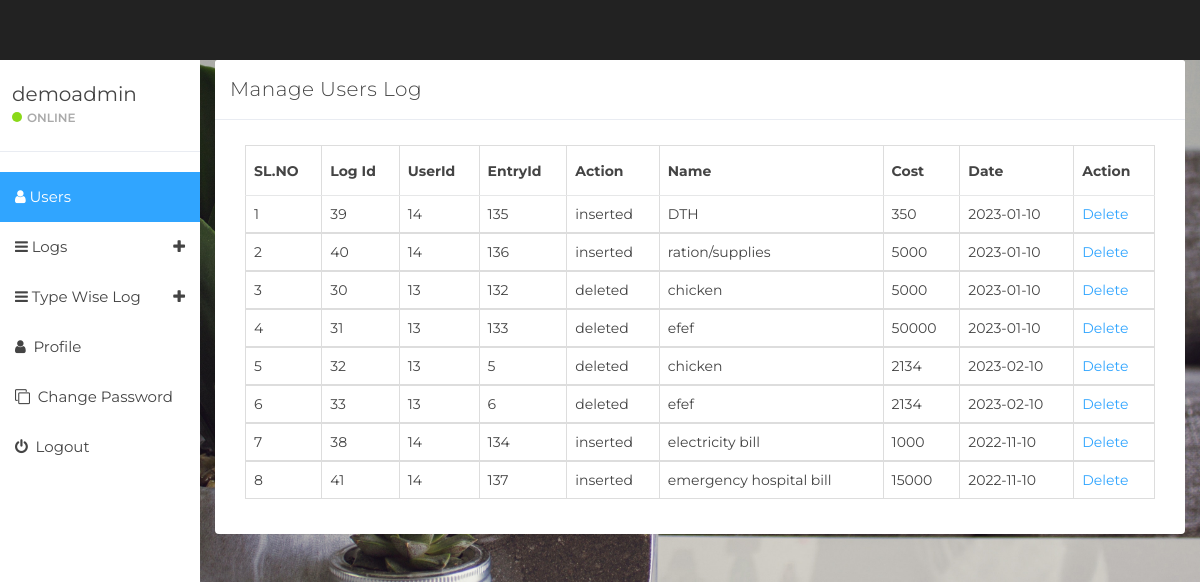
/expenselog.php (signed in), run on the app's committed database.
### tables this page shows
CREATE TABLE IF NOT EXISTS `log` (
  `lid` int(11) NOT NULL AUTO_INCREMENT,
  `UserId` int(10) NOT NULL,
  `ID` int(10) NOT NULL,
  `type` varchar(30) NOT NULL,
  `name` varchar(30) NOT NULL,
  `cost` int(10) NOT NULL,
  `action` varchar(10) NOT NULL,
  `time` date NOT NULL,
  PRIMARY KEY (`lid`)
);

### expenselog.php (the view, shortened to what this page needs)
  <?php
if (strlen($_SESSION['detsaid']==0)) {
  header('location:logout.php');
  } else{
?>
<!DOCTYPE html>
<html>
<head>
	<link href="css/bootstrap.min.css" rel="stylesheet">
	<link href="css/font-awesome.min.css" rel="stylesheet">
	<link href="css/datepicker3.css" rel="stylesheet">
	<link href="css/styles.css" rel="stylesheet">
</head>
<body>
	<?php include_once('includesadmin/header.php');?>
	<?php include_once('includesadmin/sidebar.php');?>
	<div class="col-sm-9 col-sm-offset-3 col-lg-10 col-lg-offset-2 main">
		<div class="row">
			<div class="col-lg-12">
				<div class="panel panel-default">
					<div class="panel-heading">Manage Users Log</div>
					<div class="panel-body">
						<div class="col-md-12">
							<div class="table-responsive">
            <table class="table table-bordered mg-b-0">
              <thead>
                <tr>
				 <th>SL.NO</th>
                  <th>Log Id</th>
				  <th>UserId</th>
                  <th>EntryId</th>
				  <th>Action</th>
                  <th>Name</th>
                  <th>Cost</th>
				   <th>Date</th>
                  <th>Action</th>
                </tr>
              </thead>
              <?php
$ret=mysqli_query($con,"select * from log where type='expense';");
$cnt=1;
while ($row=mysqli_fetch_array($ret)) {
?>
              <tbody>
                <tr>
                  <td><?php echo $cnt;?></td>
                  <td><?php  echo $row['lid'];?></td>
                  <td><?php  echo $row['UserId'];?></td>
                  <td><?php  echo $row['ID'];?></td>
                  <td><?php  echo $row['action'];?></td>
				  <td><?php  echo $row['name'];?></td>
				  <td><?php  echo $row['cost'];?></td>
				  <td><?php  echo $row['time'];?></td>
                  <td><a href="expenselog.php?delid=<?php echo $row['ID'];?>">Delete</a>
                </tr>
                <?php
$cnt=$cnt+1;
}?>
              </tbody>
            </table>
          </div>
						</div>
					</div>
				</div>
			</div>
		</div>
	</div>
</body>
</html>
<?php }  ?>

### includesadmin/header.php (shortened to what this page needs)
<nav class="navbar navbar-custom navbar-fixed-top" role="navigation">
        <div class="container-fluid">
            <div class="navbar-header">
                <a class="navbar-brand" href="dashboard.php" style="font-family: 'Segoe Script'"><span></span></a>
            </div>
        </div>
    </nav>

### includesadmin/sidebar.php (shortened to what this page needs)
<?php
include('includes/dbconnection.php');
?>
<div id="sidebar-collapse" class="col-sm-3 col-lg-2 sidebar">
        <div class="profile-sidebar">
            <div class="profile-usertitle">
                <?php
$aid=$_SESSION['detsaid'];
$ret=mysqli_query($con,"select FullName from tbladmin where ID='$aid'");
$row=mysqli_fetch_array($ret);
$name=$row['FullName'];
?>
                <div class="profile-usertitle-name"><?php echo $name; ?></div>
                <div class="profile-usertitle-status"><span class="indicator label-success"></span>Online</div>
            </div>
        </div>
        <ul class="nav menu">
            <li class="active"><a href="adminmanager.php"><em class="fa fa-user">&nbsp;</em>Users</a></li>
			<li class="parent "><a data-toggle="collapse" href="#sub-item-5">
                <em class="fa fa-navicon">&nbsp;</em>Logs <span data-toggle="collapse" href="#sub-item-1" class="icon pull-right"><em class="fa fa-plus"></em></span>
                </a>
            </li>
  <li class="parent "><a data-toggle="collapse" href="#sub-item-6">
                <em class="fa fa-navicon">&nbsp;</em>Type Wise Log <span data-toggle="collapse" href="#sub-item-1" class="icon pull-right"><em class="fa fa-plus"></em></span>
                </a>
            </li>
            <li><a href="admin-profile.php"><em class="fa fa-user">&nbsp;</em> Profile</a></li>
             <li><a href="admin-password.php"><em class="fa fa-clone">&nbsp;</em> Change Password</a></li>
<li><a href="adminlogout.php"><em class="fa fa-power-off">&nbsp;</em> Logout</a></li>
        </ul>
    </div>

### css/styles.css (style rules this page uses)
body { background: #f1f4f7; padding-top: 60px; font-size: 14px; color: #444444; font-family: "Montserrat", "Helvetica Neue", Helvetica, Arial, sans-serif; }
a, a:hover, a:focus { color: #30a5ff; }
.navbar-custom { background: #222; height: 60px; }
.navbar-header .navbar-brand { color: #fff; font-size: 20px; text-transform: uppercase; font-weight: 500; height: 60px; padding-top: 18px; }
.label-success { background-color: #8ad919; }
.panel { border: 0; }
.panel-heading { font-size: 20px; font-weight: 300; letter-spacing: 0.025em; height: 60px; line-height: 38px; }
.panel-default .panel-heading { background: #fff; border-bottom: 1px solid #e9ecf2; color: #444444; }
.navbar { border: 0; }
.sidebar { display: block; padding: 0; display: none; box-shadow: none; background: #fff; }
.sidebar ul { margin: 20px 0px; }
@media (min-width: 768px) { .sidebar { display: block; position: fixed; top: 60px; bottom: 0; left: 0; z-index: 1000; display: block; margin: 0; padding: 0; overflow-x: hidden; overflow-y: auto; } }
@media (min-width: 768px) { .navbar-header { width: 100%; } }
.sidebar ul.nav .active a, .sidebar ul.nav li.parent a.active, .sidebar ul.nav .active > a:hover, .sidebar ul.nav li.parent a.active:hover, .sidebar ul.nav .active > a:focus, .sidebar ul.nav li.parent a.active:focus { color: #fff; background-color: #30a5ff; }
.sidebar ul.nav li a { height: 50px; font-size: 15px; line-height: 2em; color: #444444; }
.profile-sidebar { padding: 10px 0; border-bottom: 1px solid #e9ecf2; }
.indicator { width: 10px; height: 10px; display: inline-block; border-radius: 9999px; margin-right: 5px; }
.profile-usertitle { float: left; text-align: left; margin: 10px 0 0 12px; }
.profile-usertitle-name { font-size: 20px; margin-bottom: 0px; }
.profile-usertitle-status { text-transform: uppercase; color: #AAA; font-size: 12px; font-weight: 600; margin-bottom: 15px; }
.table { background: #fff; }
.table > thead > tr > th { border-bottom: 1px solid #e6e7e8; vertical-align: middle; height: 50px; }

### expenselog.php (style rules this page uses)
body { background-image: url('includes/dash.jpg'); background-repeat: no-repeat; background-attachment: fixed; background-size: cover; }

### data on the page
log: lid "39", UserId "14", ID "135", action "inserted", name "DTH", cost "350", time "2023-01-10"
log: lid "40", UserId "14", ID "136", action "inserted", name "ration/supplies", cost "5000", time "2023-01-10"
log: lid "30", UserId "13", ID "132", action "deleted", name "chicken", cost "5000", time "2023-01-10"
log: lid "31", UserId "13", ID "133", action "deleted", name "efef", cost "50000", time "2023-01-10"
log: lid "32", UserId "13", ID "5", action "deleted", name "chicken", cost "2134", time "2023-02-10"
log: lid "33", UserId "13", ID "6", action "deleted", name "efef", cost "2134", time "2023-02-10"
log: lid "38", UserId "14", ID "134", action "inserted", name "electricity bill", cost "1000", time "2022-11-10"
log: lid "41", UserId "14", ID "137", action "inserted", name "emergency hospital bill", cost "15000", time "2022-11-10"

### other printed values
$name "demoadmin"
